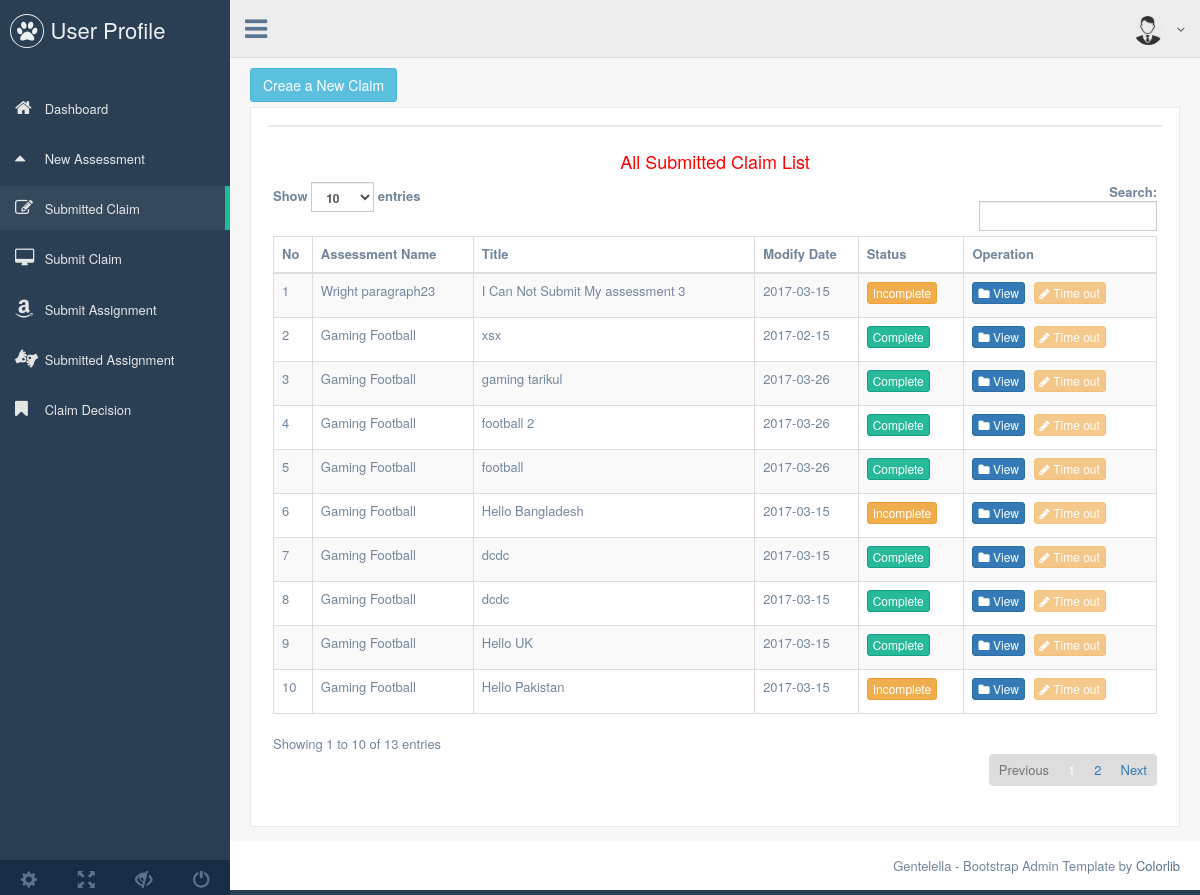
Screenshot of /production/student_profile.php (signed in) with the database file from the repository.
### tables this page shows
CREATE TABLE IF NOT EXISTS `ecclaim` (
  `ec_id` int(20) NOT NULL AUTO_INCREMENT,
  `title` varchar(500) DEFAULT NULL,
  `description` varchar(1000) DEFAULT NULL,
  `upload_document` varchar(500) DEFAULT NULL,
  `upload_document2` varchar(500) DEFAULT NULL,
  `upload_document3` varchar(500) DEFAULT NULL,
  `upload_document4` varchar(500) DEFAULT NULL,
  `upload_date` date DEFAULT NULL,
  `assessment_Id` int(20) NOT NULL,
  `claimStatus` varchar(500) DEFAULT NULL,
  `processing_status` varchar(100) NOT NULL,
  `student_email` varchar(100) NOT NULL,
  PRIMARY KEY (`ec_id`)
);

CREATE TABLE IF NOT EXISTS `assesment` (
  `id` int(20) NOT NULL AUTO_INCREMENT,
  `ass_name` varchar(200) DEFAULT NULL,
  `facultyName` varchar(200) DEFAULT NULL,
  `batch_number` varchar(100) NOT NULL,
  `sessions` varchar(100) NOT NULL,
  `dates` date DEFAULT NULL,
  `duDate` date DEFAULT NULL,
  `lastSubDate` date DEFAULT NULL,
  `documents` text NOT NULL,
  `departmentName` varchar(100) NOT NULL,
  PRIMARY KEY (`id`)
);

### production/student_profile.php (the view, shortened to what this page needs)
<?php
$student_email = $_SESSION['user_email'];
?>
<!DOCTYPE html>
<html lang="en">
<head>
    <link href="../vendors/bootstrap/dist/css/bootstrap.min.css" rel="stylesheet">
    <link href="../vendors/font-awesome/css/font-awesome.min.css" rel="stylesheet">
    <link href="../vendors/nprogress/nprogress.css" rel="stylesheet">
    <link href="../vendors/iCheck/skins/flat/green.css" rel="stylesheet">
    <link href="../build/css/custom.min.css" rel="stylesheet">
</head>
<body class="nav-md">
<div class="container body">
    <div class="main_container">
        <?php require_once "main_left_side_menu.php" ?>
        <?php require_once "top_menu.php" ?>
        <div class="right_col" role="main">
            <div class="">
                <div class="page-title">
                    <div class="title_left">
                        <a href="submit_claim.php">
                            <button class="btn btn-info" type="button"><font color="white">Creae a New Claim</font>
                            </button>
                        </a>
                    </div>
                </div>
                <div class="clearfix"></div>
                <div class="row">
                    <div class="col-md-12 col-sm-12 col-xs-12">
                        <div class="x_panel">
                            <div class="x_title">
                            </div>
                            <div class="x_content">
                                <h2 class="text-muted font-13 m-b-30 text-center" style="color: red;">
                                    All Submitted Claim List
                                </h2>
                                <table id="datatable-fixed-header" class="table table-striped table-bordered">
                                    <thead>
                                    <tr>
                                        <th>No</th>
                                        <th>Assessment Name</th>
                                        <th>Title</th>
                                        <th>Modify Date</th>
                                        <th>Status</th>
                                        <th>Operation</th>
                                    </tr>
                                    </thead>
                                    <tbody>
                                    <?php
                                    $result = mysql_query("SELECT * FROM ecclaim WHERE student_email='$student_email'");
                                    $counter = 0;
                                    while ($rows = mysql_fetch_array($result)) {
                                        $counter++;
                                        $result2 = mysql_query("SELECT * FROM assesment WHERE id='$rows[assessment_Id]'");
                                        $assessment_title = mysql_fetch_array($result2);
                                        ?>
                                        <tr>
                                            <td><?php echo $counter ?></td>
                                            <td><?php echo $assessment_title[1] ?></td>
                                            <td><?php echo $rows['title'] ?></td>
                                            <td><?php echo $rows['upload_date'] ?></td>
                                            <td>
                                                <?php
                                                $status = $rows['claimStatus'];
                                                if ($status == "Incomplete") {
                                                    ?>
                                                    <button type="button"
                                                            class="btn btn-warning btn-xs">Incomplete
                                                    </button>
                                                <?php } else {
                                                    ?>
                                                    <button type="button"
                                                            class="btn btn-success btn-xs">Complete
                                                    </button>
                                                <?php } ?>
                                            </td>
                                            <td>
                                                <a class="btn btn-primary btn-xs"
                                                   href="claim_details.php?id=<?php echo $rows['ec_id']; ?>"><i
                                                            class="fa fa-folder"></i>
                                                    View
                                                </a>
                                                <?php
                                                $now = date('Y-m-d');
                                                $lastDate = $assessment_title[6];
                                                if ($now <= $lastDate) {
                                                    ?>
                                                    <a class="btn btn-info btn-xs"
                                                       href="edit_claim.php?id=<?php echo $rows['ec_id']; ?>"><i
                                                                class="fa fa-pencil"></i>
                                                        Edit
                                                    </a>&nbsp;&nbsp;&nbsp;&nbsp;&nbsp;
                                                <?php }else{?>
                                                    <a class="btn btn-warning btn-xs disabled"
                                                       href=""><i
                                                                class="fa fa-pencil"></i>
                                                        Time out
                                                    </a>
                                                <?php } ?>
                                            </td>
                                        </tr>
                                    <?php } ?>
                                    </tbody>
                                </table>
                            </div>
                        </div>
                    </div>
                </div>
            </div>
        </div>
        <footer>
            <div class="pull-right">
                Gentelella - Bootstrap Admin Template by <a href="https://colorlib.com">Colorlib</a>
            </div>
            <div class="clearfix"></div>
        </footer>
    </div>
</div>
</body>
</html>

### rows the page displays
ecclaim: assesment.ass_name "Wright paragraph23", title "I Can Not Submit My assessment 3", upload_date "2017-03-15", claimStatus "Incomplete"
ecclaim: assesment.ass_name "Gaming Football", title "xsx", upload_date "2017-02-15", claimStatus "Complete"
ecclaim: assesment.ass_name "Gaming Football", title "gaming tarikul", upload_date "2017-03-26", claimStatus "Complete"
ecclaim: assesment.ass_name "Gaming Football", title "football 2", upload_date "2017-03-26", claimStatus "Complete"
ecclaim: assesment.ass_name "Gaming Football", title "football", upload_date "2017-03-26", claimStatus "Complete"
ecclaim: assesment.ass_name "Gaming Football", title "Hello Bangladesh", upload_date "2017-03-15", claimStatus "Incomplete"
ecclaim: assesment.ass_name "Gaming Football", title "dcdc", upload_date "2017-03-15", claimStatus "Complete"
ecclaim: assesment.ass_name "Gaming Football", title "dcdc", upload_date "2017-03-15", claimStatus "Complete"
ecclaim: assesment.ass_name "Gaming Football", title "Hello UK", upload_date "2017-03-15", claimStatus "Complete"
ecclaim: assesment.ass_name "Gaming Football", title "Hello Pakistan", upload_date "2017-03-15", claimStatus "Incomplete"
